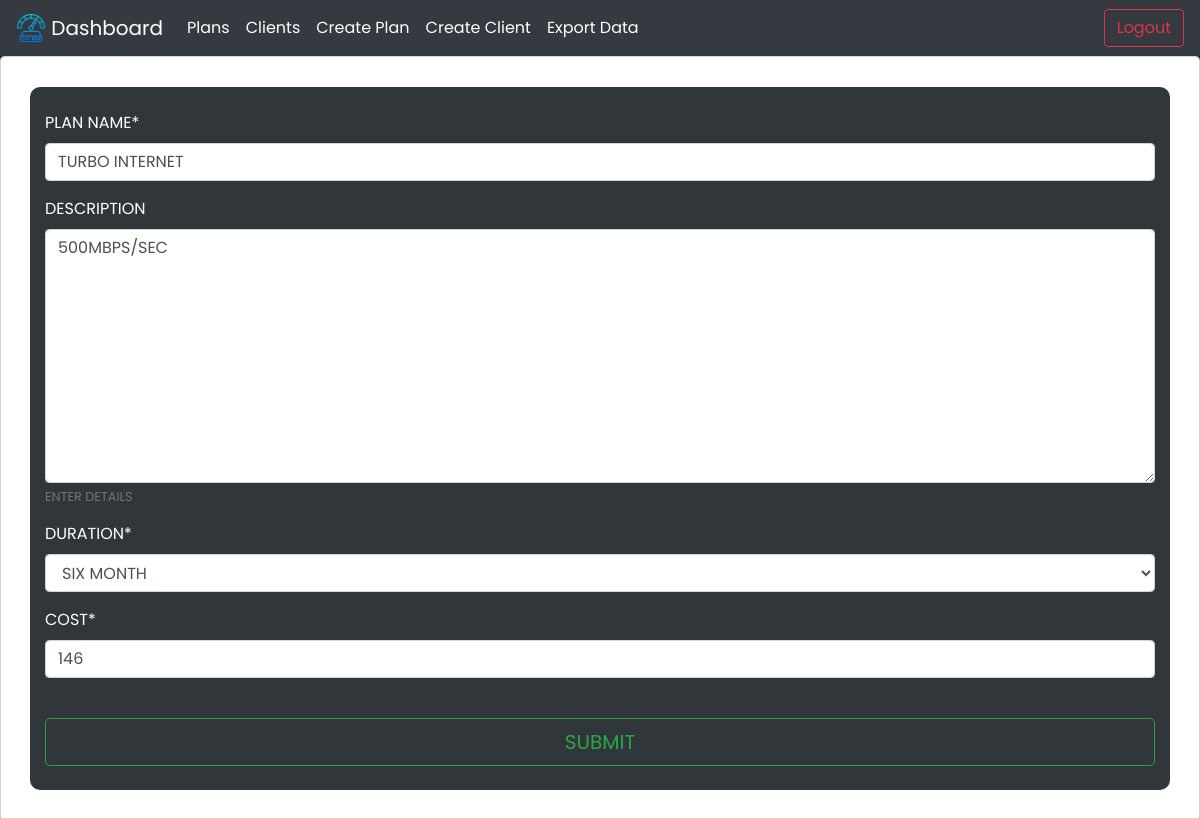
/2/ (signed in), run on an earlier commit of the app's database.
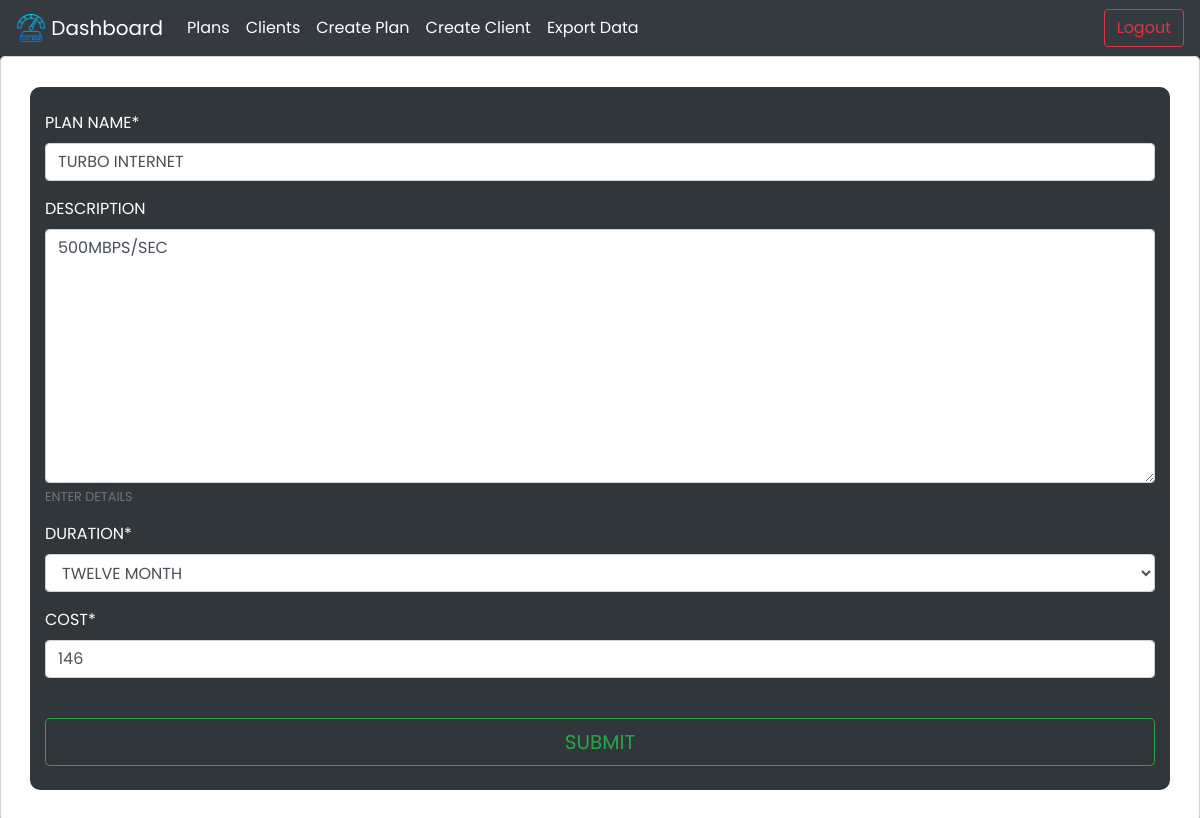
And on a later commit of the database.
### plan/models.py (models this page shows, shortened)
class Plan(models.Model):
    DURATION = (
        ('ONE MONTH','ONE MONTH'),
        ('SIX MONTH','SIX MONTH'),
        ('TWELVE MONTH','TWELVE MONTH'),
        ('CUSTOM','CUSTOM')
    )
    plan_name = models.CharField(max_length=200,blank=False)
    description = models.TextField(max_length=500,null=True,blank=True,help_text="enter details")
    Duration = models.TextField(choices=DURATION,default='')
    cost = models.PositiveIntegerField(blank=False)

### plan/views.py (the view)
# urls.py: path('<int:pk>/',views.update_plan,name="updateplan"),
@login_required(login_url="login")
def update_plan(request, pk):
    pi = Plan.objects.get(id=pk)
    form = planform(instance=pi)
    if request.method == 'POST':
        form = planform(request.POST, instance=pi)
        if form.is_valid():
            form.save()
            messages.info(request, 'Plan updated successfully')
            return redirect('/')
    context = {'form': form}
    return render(request, 'update-plan.html', context)

### plan/forms.py
class planform(forms.ModelForm):
    class Meta:
        model = Plan
        fields = '__all__'

### plan/templates/update-plan.html (shortened to what this page needs)
{% extends 'main.html' %}
{% block content%}
{% load crispy_forms_tags %}
<div class="form-control">
  <div class="container mt-4 pt-4 mb-4">
        <form method="post">
            {{form.plan_name|as_crispy_field}}
            {{form.description|as_crispy_field}}
            {{form.Duration|as_crispy_field}}
            {{form.cost|as_crispy_field}}
            <br>
                <div class="d-grid gap-2 d-md-block">
              <button type="submit" class="btn btn-outline-success btn-lg mb-4 form-control">Submit</button>
              </div>
            </form>
        </div>
    </div>
{% endblock%}

What changed in the data, as far as the page shows it:
changed Plan "Turbo internet": Duration "SIX MONTH" → "TWELVE MONTH"
